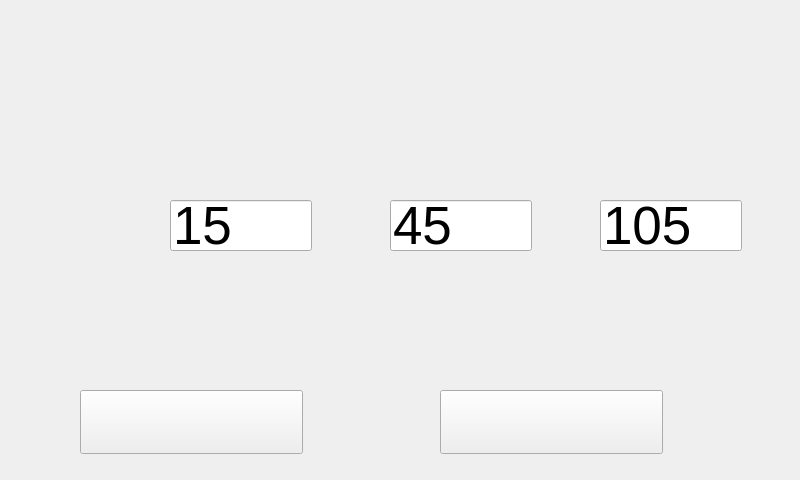
<?xml version="1.0" encoding="UTF-8"?>
<ui version="4.0">
 <class>Widget</class>
 <widget class="QWidget" name="Widget">
  <property name="geometry">
   <rect>
    <x>0</x>
    <y>0</y>
    <width>800</width>
    <height>480</height>
   </rect>
  </property>
  <property name="windowTitle">
   <string>Widget</string>
  </property>
  <widget class="QPushButton" name="start">
   <property name="geometry">
    <rect>
     <x>80</x>
     <y>390</y>
     <width>223</width>
     <height>64</height>
    </rect>
   </property>
   <property name="minimumSize">
    <size>
     <width>223</width>
     <height>64</height>
    </size>
   </property>
   <property name="maximumSize">
    <size>
     <width>223</width>
     <height>64</height>
    </size>
   </property>
   <property name="styleSheet">
    <string notr="true">QPushButton{
	border-image: url(:/pictures/main interface/start_deep.png);
}
QPushButton:checked{
	border-image: url(:/pictures/main interface/start.png);
}</string>
   </property>
   <property name="text">
    <string/>
   </property>
   <property name="checkable">
    <bool>true</bool>
   </property>
  </widget>
  <widget class="QPushButton" name="stop">
   <property name="geometry">
    <rect>
     <x>440</x>
     <y>390</y>
     <width>223</width>
     <height>64</height>
    </rect>
   </property>
   <property name="minimumSize">
    <size>
     <width>223</width>
     <height>64</height>
    </size>
   </property>
   <property name="maximumSize">
    <size>
     <width>223</width>
     <height>64</height>
    </size>
   </property>
   <property name="styleSheet">
    <string notr="true">QPushButton{
	border-image: url(:/pictures/main interface/stop_deep.png);
}
QPushButton:checked{
	border-image: url(:/pictures/main interface/stop.png);
}
</string>
   </property>
   <property name="text">
    <string/>
   </property>
   <property name="checkable">
    <bool>true</bool>
   </property>
  </widget>
  <widget class="QLabel" name="logo">
   <property name="geometry">
    <rect>
     <x>0</x>
     <y>0</y>
     <width>155</width>
     <height>40</height>
    </rect>
   </property>
   <property name="minimumSize">
    <size>
     <width>155</width>
     <height>40</height>
    </size>
   </property>
   <property name="maximumSize">
    <size>
     <width>155</width>
     <height>40</height>
    </size>
   </property>
   <property name="styleSheet">
    <string notr="true">border-image: url(:/pictures/main interface/logo.png);</string>
   </property>
   <property name="text">
    <string/>
   </property>
  </widget>
  <widget class="QLabel" name="MINI">
   <property name="geometry">
    <rect>
     <x>10</x>
     <y>40</y>
     <width>765</width>
     <height>33</height>
    </rect>
   </property>
   <property name="minimumSize">
    <size>
     <width>765</width>
     <height>33</height>
    </size>
   </property>
   <property name="maximumSize">
    <size>
     <width>756</width>
     <height>33</height>
    </size>
   </property>
   <property name="styleSheet">
    <string notr="true">border-image: url(:/pictures/main interface/MINI.png);</string>
   </property>
   <property name="text">
    <string/>
   </property>
  </widget>
  <widget class="QLabel" name="rotation">
   <property name="geometry">
    <rect>
     <x>10</x>
     <y>200</y>
     <width>147</width>
     <height>50</height>
    </rect>
   </property>
   <property name="minimumSize">
    <size>
     <width>147</width>
     <height>50</height>
    </size>
   </property>
   <property name="maximumSize">
    <size>
     <width>147</width>
     <height>50</height>
    </size>
   </property>
   <property name="styleSheet">
    <string notr="true">image: url(:/pictures/main interface/rotation.png);</string>
   </property>
   <property name="text">
    <string/>
   </property>
  </widget>
  <widget class="QLabel" name="ground_bg1">
   <property name="geometry">
    <rect>
     <x>160</x>
     <y>80</y>
     <width>194</width>
     <height>288</height>
    </rect>
   </property>
   <property name="minimumSize">
    <size>
     <width>194</width>
     <height>288</height>
    </size>
   </property>
   <property name="maximumSize">
    <size>
     <width>194</width>
     <height>288</height>
    </size>
   </property>
   <property name="styleSheet">
    <string notr="true">border-image: url(:/pictures/main interface/group_bg.png);</string>
   </property>
   <property name="text">
    <string/>
   </property>
  </widget>
  <widget class="QLabel" name="ground_bg2">
   <property name="geometry">
    <rect>
     <x>380</x>
     <y>80</y>
     <width>194</width>
     <height>288</height>
    </rect>
   </property>
   <property name="minimumSize">
    <size>
     <width>194</width>
     <height>288</height>
    </size>
   </property>
   <property name="maximumSize">
    <size>
     <width>194</width>
     <height>288</height>
    </size>
   </property>
   <property name="styleSheet">
    <string notr="true">border-image: url(:/pictures/main interface/group_bg.png);</string>
   </property>
   <property name="text">
    <string/>
   </property>
  </widget>
  <widget class="QLabel" name="ground_bg3">
   <property name="geometry">
    <rect>
     <x>590</x>
     <y>80</y>
     <width>194</width>
     <height>288</height>
    </rect>
   </property>
   <property name="minimumSize">
    <size>
     <width>194</width>
     <height>288</height>
    </size>
   </property>
   <property name="maximumSize">
    <size>
     <width>194</width>
     <height>288</height>
    </size>
   </property>
   <property name="styleSheet">
    <string notr="true">border-image: url(:/pictures/main interface/group_bg.png);</string>
   </property>
   <property name="text">
    <string/>
   </property>
  </widget>
  <widget class="QLabel" name="rpm1">
   <property name="geometry">
    <rect>
     <x>320</x>
     <y>210</y>
     <width>29</width>
     <height>12</height>
    </rect>
   </property>
   <property name="styleSheet">
    <string notr="true">border-image: url(:/pictures/main interface/group_rpm.png);</string>
   </property>
   <property name="text">
    <string/>
   </property>
  </widget>
  <widget class="QLabel" name="rpm2">
   <property name="geometry">
    <rect>
     <x>540</x>
     <y>210</y>
     <width>29</width>
     <height>12</height>
    </rect>
   </property>
   <property name="styleSheet">
    <string notr="true">border-image: url(:/pictures/main interface/group_rpm.png);</string>
   </property>
   <property name="text">
    <string/>
   </property>
  </widget>
  <widget class="QLabel" name="rpm3">
   <property name="geometry">
    <rect>
     <x>740</x>
     <y>210</y>
     <width>29</width>
     <height>12</height>
    </rect>
   </property>
   <property name="styleSheet">
    <string notr="true">border-image: url(:/pictures/main interface/group_rpm.png);</string>
   </property>
   <property name="text">
    <string/>
   </property>
  </widget>
  <widget class="QLabel" name="label">
   <property name="geometry">
    <rect>
     <x>210</x>
     <y>100</y>
     <width>76</width>
     <height>16</height>
    </rect>
   </property>
   <property name="minimumSize">
    <size>
     <width>76</width>
     <height>16</height>
    </size>
   </property>
   <property name="maximumSize">
    <size>
     <width>76</width>
     <height>16</height>
    </size>
   </property>
   <property name="styleSheet">
    <string notr="true">border-image: url(:/pictures/main interface/group1.png);</string>
   </property>
   <property name="text">
    <string/>
   </property>
  </widget>
  <widget class="QLabel" name="label_2">
   <property name="geometry">
    <rect>
     <x>430</x>
     <y>110</y>
     <width>76</width>
     <height>16</height>
    </rect>
   </property>
   <property name="minimumSize">
    <size>
     <width>76</width>
     <height>16</height>
    </size>
   </property>
   <property name="maximumSize">
    <size>
     <width>76</width>
     <height>16</height>
    </size>
   </property>
   <property name="styleSheet">
    <string notr="true">border-image: url(:/pictures/main interface/group2.png);</string>
   </property>
   <property name="text">
    <string/>
   </property>
  </widget>
  <widget class="QLabel" name="label_3">
   <property name="geometry">
    <rect>
     <x>640</x>
     <y>100</y>
     <width>76</width>
     <height>16</height>
    </rect>
   </property>
   <property name="minimumSize">
    <size>
     <width>76</width>
     <height>16</height>
    </size>
   </property>
   <property name="maximumSize">
    <size>
     <width>76</width>
     <height>16</height>
    </size>
   </property>
   <property name="styleSheet">
    <string notr="true">border-image: url(:/pictures/main interface/group3.png);</string>
   </property>
   <property name="text">
    <string/>
   </property>
  </widget>
  <widget class="QLineEdit" name="input1">
   <property name="geometry">
    <rect>
     <x>170</x>
     <y>200</y>
     <width>142</width>
     <height>51</height>
    </rect>
   </property>
   <property name="minimumSize">
    <size>
     <width>142</width>
     <height>51</height>
    </size>
   </property>
   <property name="sizeIncrement">
    <size>
     <width>142</width>
     <height>51</height>
    </size>
   </property>
   <property name="font">
    <font>
     <pointsize>40</pointsize>
    </font>
   </property>
   <property name="styleSheet">
    <string notr="true">QLineEdit{
	qproperty-alignment:AlignCenter;
	border-image: url(:/pictures/main interface/Input_box.png);
}</string>
   </property>
   <property name="text">
    <string>15</string>
   </property>
   <property name="readOnly">
    <bool>true</bool>
   </property>
  </widget>
  <widget class="QLineEdit" name="input2">
   <property name="geometry">
    <rect>
     <x>390</x>
     <y>200</y>
     <width>142</width>
     <height>51</height>
    </rect>
   </property>
   <property name="minimumSize">
    <size>
     <width>142</width>
     <height>51</height>
    </size>
   </property>
   <property name="sizeIncrement">
    <size>
     <width>142</width>
     <height>51</height>
    </size>
   </property>
   <property name="font">
    <font>
     <pointsize>40</pointsize>
    </font>
   </property>
   <property name="styleSheet">
    <string notr="true">QLineEdit{
	qproperty-alignment:AlignCenter;
	border-image: url(:/pictures/main interface/Input_box.png);
}</string>
   </property>
   <property name="text">
    <string>45</string>
   </property>
   <property name="readOnly">
    <bool>true</bool>
   </property>
  </widget>
  <widget class="QLineEdit" name="input3">
   <property name="geometry">
    <rect>
     <x>600</x>
     <y>200</y>
     <width>142</width>
     <height>51</height>
    </rect>
   </property>
   <property name="minimumSize">
    <size>
     <width>142</width>
     <height>51</height>
    </size>
   </property>
   <property name="sizeIncrement">
    <size>
     <width>142</width>
     <height>51</height>
    </size>
   </property>
   <property name="font">
    <font>
     <pointsize>40</pointsize>
    </font>
   </property>
   <property name="styleSheet">
    <string notr="true">QLineEdit{
	qproperty-alignment:AlignCenter;
	border-image: url(:/pictures/main interface/Input_box.png);
}</string>
   </property>
   <property name="text">
    <string>105</string>
   </property>
   <property name="readOnly">
    <bool>true</bool>
   </property>
  </widget>
 </widget>
 <resources/>
 <connections/>
</ui>
